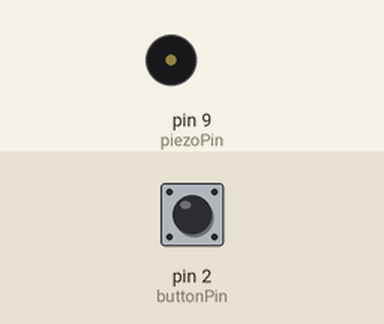
Recording of a sketch running on a simulated Arduino Uno, built with avr-gcc and run on an emulated ATmega328P. Parts: buzzer (waves = sounding). Inputs (shaded band) come from the test bench; at power-on: pin 2 (buttonPin) HIGH. Random numbers use the default seed unless the sketch sets one.

Above: at 1.2 s.
1.3 s: pin 2 (buttonPin) pulled LOW for 0.15 s
At 1.9 s:
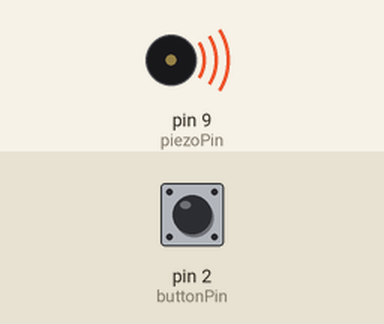
4.4 s: pin 2 (buttonPin) pulled LOW for 1 s
6.9 s: pin 2 (buttonPin) pulled LOW for 3.2 s
Timing chart, 0 to 17.6 s (numbered marks = the images above; inputs shaded):
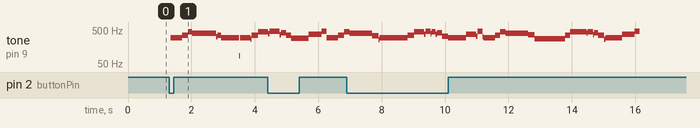

Measured:
- after the input at 1.3 s, tone on pin 9 (piezoPin): plays 293 Hz for 0.36 s, 348 Hz for 0.20 s, 438 Hz for 0.12 s, 404 Hz for 0.76 s, 318 Hz for 0.04 s, 348 Hz for 0.12 s … (12 notes in this stretch), starting after 0.05 s

The sketch:

UnoDoorbell.ino
```cpp
const int piezoPin = 9;
const int buttonPin = 2;

const int noteDuration = 175;
const int pauseDuration = 100;

/*
 * Note frequencies and periods taken from http://soundoctor.com/freq.htm
 * Starts at middle C and goes up (including sharps/flats)
 */
const double freqs[] = {261.63, 277.18, 293.67, 311.13, 329.63, 349.23, 369.99, 392.00, 415.30, 440.00, 466.16, 493.88, 523.25};
int tones[13];

const int songLength = 23;

typedef struct {
  char notes[songLength];
  char beats[songLength];
  char tie[songLength];
} Song;

const Song spiderman = {
  {2, 5, 9, 9, -1, 8, 5, 2, 2, -1, 2, 5, 9, 9, 10, 9, 8, 5, 2, 2, -1, 6, 10},
  {2, 1, 1, 2,  2, 2, 1, 1, 2,  2, 2, 1, 1, 1,  1, 1, 1, 1, 1, 2,  2, 2,  1},
  {0, 0, 1, 0,  0, 0, 0, 1, 0,  0, 0, 0, 1, 0,  0, 0, 0, 0, 1, 0,  0, 0,  0}
};

/*
const Song blackSheep = {
  "ccggaaaagffeeddc",
  {2, 2, 2, 2, 1, 1, 1, 1, 4, 2, 2, 2, 2, 2, 2, 4}
};

const Song scale = {
  "cdefgabCCbagfedc",
  {1, 1, 1, 1, 1, 1, 1, 1, 1, 1, 1, 1, 1, 1, 1, 1}
};
*/

const Song songs[] = {spiderman};

const int numberOfSongs = sizeof(songs) / sizeof(Song);

// timeHigh = 1 / (2 * toneFrequency)
void calculateTones() {
  for (int i = 0; i < 13; i++) {
    double tone = 1000000 * (1 / (freqs[i] * 2));
    tones[i] = (int) tone;
  }
}

//TODO: Switch to analogWrite?
void playTone(int tone, int duration) {
  for (long i = 0; i < duration * 1000L; i += tone * 2) {
    digitalWrite(piezoPin, HIGH);
    delayMicroseconds(tone);
    digitalWrite(piezoPin, LOW);
    delayMicroseconds(tone);
  }
}

//Set up a hardware interrupt to execute a callback when the button is pressed
void setup() {
  calculateTones();
  pinMode(piezoPin, OUTPUT);
  pinMode(buttonPin, INPUT_PULLUP);
  attachInterrupt(0, playRandom, FALLING);
}

//Main loop isn't needed
void loop() {
}

//Plays a random song when the button is pushed
void playRandom() {
  const Song song = songs[random(numberOfSongs)];

  for (int i = 0; i < songLength; i++) {
    const int note = song.notes[i];
    const int duration = song.beats[i] * noteDuration;

    if (note != -1) {
      playTone(tones[note], duration);
    } else {
       delay(duration * 10L);
    }

    const int pause = pauseDuration * 10L;

    if (song.tie[i] == 1) {
      delay(pause / 2);
    } else {
      delay(pause);
    }
  }
}
```
